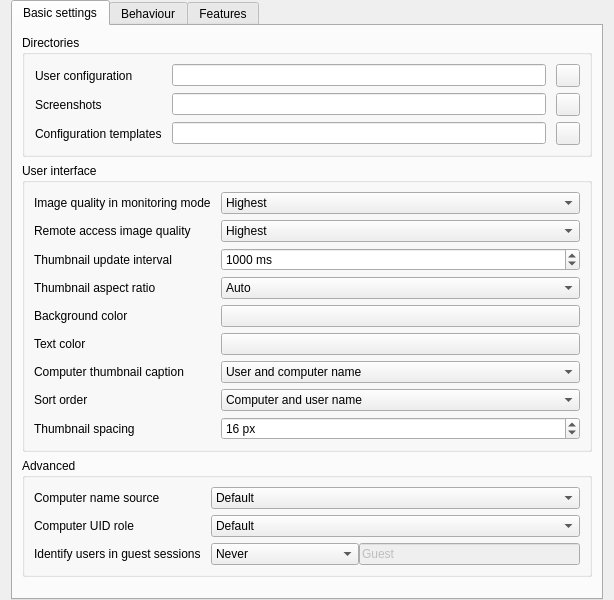
<?xml version="1.0" encoding="UTF-8"?>
<ui version="4.0">
 <class>MasterConfigurationPage</class>
 <widget class="QWidget" name="MasterConfigurationPage">
  <layout class="QVBoxLayout" name="verticalLayout_6">
   <property name="topMargin">
    <number>0</number>
   </property>
   <property name="bottomMargin">
    <number>0</number>
   </property>
   <item>
    <widget class="QTabWidget" name="tabWidget">
     <property name="currentIndex">
      <number>0</number>
     </property>
     <widget class="QWidget" name="tab">
      <attribute name="title">
       <string>Basic settings</string>
      </attribute>
      <layout class="QVBoxLayout" name="verticalLayout_2">
       <item>
        <widget class="QGroupBox" name="groupBox">
         <property name="title">
          <string>Directories</string>
         </property>
         <layout class="QGridLayout" name="gridLayout_3">
          <property name="leftMargin">
           <number>10</number>
          </property>
          <property name="horizontalSpacing">
           <number>10</number>
          </property>
          <item row="1" column="1">
           <widget class="QLineEdit" name="screenshotDirectory"/>
          </item>
          <item row="1" column="0">
           <widget class="QLabel" name="label">
            <property name="text">
             <string>Screenshots</string>
            </property>
           </widget>
          </item>
          <item row="1" column="2">
           <widget class="QToolButton" name="openScreenshotDirectory">
            <property name="icon">
             <iconset resource="../../core/resources/core.qrc">
              <normaloff>:/core/document-open.png</normaloff>:/core/document-open.png</iconset>
            </property>
           </widget>
          </item>
          <item row="0" column="1">
           <widget class="QLineEdit" name="userConfigurationDirectory"/>
          </item>
          <item row="0" column="2">
           <widget class="QToolButton" name="openUserConfigurationDirectory">
            <property name="icon">
             <iconset resource="../../core/resources/core.qrc">
              <normaloff>:/core/document-open.png</normaloff>:/core/document-open.png</iconset>
            </property>
           </widget>
          </item>
          <item row="0" column="0">
           <widget class="QLabel" name="label_2">
            <property name="text">
             <string>User configuration</string>
            </property>
           </widget>
          </item>
          <item row="2" column="0">
           <widget class="QLabel" name="label_15">
            <property name="text">
             <string>Configuration templates</string>
            </property>
           </widget>
          </item>
          <item row="2" column="1">
           <widget class="QLineEdit" name="configurationTemplatesDirectory"/>
          </item>
          <item row="2" column="2">
           <widget class="QToolButton" name="openConfigurationTemplatesDirectory">
            <property name="icon">
             <iconset resource="../../core/resources/core.qrc">
              <normaloff>:/core/document-open.png</normaloff>:/core/document-open.png</iconset>
            </property>
           </widget>
          </item>
         </layout>
        </widget>
       </item>
       <item>
        <widget class="QGroupBox" name="groupBox_4">
         <property name="title">
          <string>User interface</string>
         </property>
         <layout class="QGridLayout" name="gridLayout_2" columnstretch="0,1">
          <property name="horizontalSpacing">
           <number>10</number>
          </property>
          <item row="5" column="0">
           <widget class="QLabel" name="label_9">
            <property name="text">
             <string>Text color</string>
            </property>
           </widget>
          </item>
          <item row="2" column="1">
           <widget class="QSpinBox" name="computerMonitoringUpdateInterval">
            <property name="suffix">
             <string> ms</string>
            </property>
            <property name="minimum">
             <number>250</number>
            </property>
            <property name="maximum">
             <number>10000</number>
            </property>
            <property name="singleStep">
             <number>250</number>
            </property>
            <property name="value">
             <number>1000</number>
            </property>
           </widget>
          </item>
          <item row="4" column="0">
           <widget class="QLabel" name="label_6">
            <property name="text">
             <string>Background color</string>
            </property>
           </widget>
          </item>
          <item row="8" column="0">
           <widget class="QLabel" name="label_11">
            <property name="text">
             <string>Thumbnail spacing</string>
            </property>
           </widget>
          </item>
          <item row="8" column="1">
           <widget class="QSpinBox" name="computerMonitoringThumbnailSpacing">
            <property name="suffix">
             <string> px</string>
            </property>
            <property name="prefix">
             <string/>
            </property>
            <property name="minimum">
             <number>2</number>
            </property>
            <property name="maximum">
             <number>50</number>
            </property>
            <property name="value">
             <number>16</number>
            </property>
           </widget>
          </item>
          <item row="3" column="1">
           <widget class="QComboBox" name="computerMonitoringAspectRatio">
            <item>
             <property name="text">
              <string>Auto</string>
             </property>
            </item>
            <item>
             <property name="text">
              <string notr="true">16:9</string>
             </property>
            </item>
            <item>
             <property name="text">
              <string notr="true">16:10</string>
             </property>
            </item>
            <item>
             <property name="text">
              <string notr="true">3:2</string>
             </property>
            </item>
            <item>
             <property name="text">
              <string notr="true">4:3</string>
             </property>
            </item>
           </widget>
          </item>
          <item row="6" column="0">
           <widget class="QLabel" name="label_8">
            <property name="text">
             <string>Computer thumbnail caption</string>
            </property>
           </widget>
          </item>
          <item row="7" column="1">
           <widget class="QComboBox" name="computerMonitoringSortOrder">
            <item>
             <property name="text">
              <string>Computer and user name</string>
             </property>
            </item>
            <item>
             <property name="text">
              <string>Only user name</string>
             </property>
            </item>
            <item>
             <property name="text">
              <string>Only computer name</string>
             </property>
            </item>
            <item>
             <property name="text">
              <string>Only last part of user name</string>
             </property>
            </item>
           </widget>
          </item>
          <item row="4" column="1">
           <widget class="QPushButton" name="computerMonitoringBackgroundColor"/>
          </item>
          <item row="5" column="1">
           <widget class="QPushButton" name="computerMonitoringTextColor"/>
          </item>
          <item row="6" column="1">
           <widget class="QComboBox" name="computerDisplayRoleContent">
            <item>
             <property name="text">
              <string>User and computer name</string>
             </property>
            </item>
            <item>
             <property name="text">
              <string>Only user name</string>
             </property>
            </item>
            <item>
             <property name="text">
              <string>Only computer name</string>
             </property>
            </item>
           </widget>
          </item>
          <item row="2" column="0">
           <widget class="QLabel" name="label_7">
            <property name="text">
             <string>Thumbnail update interval</string>
            </property>
           </widget>
          </item>
          <item row="7" column="0">
           <widget class="QLabel" name="label_10">
            <property name="text">
             <string>Sort order</string>
            </property>
           </widget>
          </item>
          <item row="3" column="0">
           <widget class="QLabel" name="label_12">
            <property name="text">
             <string>Thumbnail aspect ratio</string>
            </property>
           </widget>
          </item>
          <item row="0" column="1">
           <widget class="QComboBox" name="computerMonitoringImageQuality">
            <item>
             <property name="text">
              <string>Highest</string>
             </property>
            </item>
            <item>
             <property name="text">
              <string>High</string>
             </property>
            </item>
            <item>
             <property name="text">
              <string>Medium</string>
             </property>
            </item>
            <item>
             <property name="text">
              <string>Low</string>
             </property>
            </item>
            <item>
             <property name="text">
              <string>Lowest</string>
             </property>
            </item>
           </widget>
          </item>
          <item row="0" column="0">
           <widget class="QLabel" name="label_13">
            <property name="text">
             <string>Image quality in monitoring mode</string>
            </property>
           </widget>
          </item>
          <item row="1" column="0">
           <widget class="QLabel" name="label_14">
            <property name="text">
             <string>Remote access image quality</string>
            </property>
           </widget>
          </item>
          <item row="1" column="1">
           <widget class="QComboBox" name="remoteAccessImageQuality">
            <item>
             <property name="text">
              <string>Highest</string>
             </property>
            </item>
            <item>
             <property name="text">
              <string>High</string>
             </property>
            </item>
            <item>
             <property name="text">
              <string>Medium</string>
             </property>
            </item>
            <item>
             <property name="text">
              <string>Low</string>
             </property>
            </item>
            <item>
             <property name="text">
              <string>Lowest</string>
             </property>
            </item>
           </widget>
          </item>
         </layout>
        </widget>
       </item>
       <item>
        <widget class="QGroupBox" name="advancedSettingsGroupBox">
         <property name="title">
          <string>Advanced</string>
         </property>
         <layout class="QGridLayout" name="gridLayout_4" columnstretch="0,1">
          <property name="horizontalSpacing">
           <number>10</number>
          </property>
          <item row="1" column="0">
           <widget class="QLabel" name="computerUidRoleContentLabel">
            <property name="text">
             <string>Computer UID role</string>
            </property>
           </widget>
          </item>
          <item row="0" column="0">
           <widget class="QLabel" name="computerNameSourceLabel">
            <property name="text">
             <string>Computer name source</string>
            </property>
           </widget>
          </item>
          <item row="0" column="1">
           <widget class="QComboBox" name="computerNameSource">
            <item>
             <property name="text">
              <string>Default</string>
             </property>
            </item>
            <item>
             <property name="text">
              <string>Host address</string>
             </property>
            </item>
            <item>
             <property name="text">
              <string>Session client address</string>
             </property>
            </item>
            <item>
             <property name="text">
              <string>Session client name</string>
             </property>
            </item>
            <item>
             <property name="text">
              <string>Session host name</string>
             </property>
            </item>
            <item>
             <property name="text">
              <string>Session metadata</string>
             </property>
            </item>
            <item>
             <property name="text">
              <string>Full name of user</string>
             </property>
            </item>
            <item>
             <property name="text">
              <string>User login name</string>
             </property>
            </item>
           </widget>
          </item>
          <item row="1" column="1">
           <widget class="QComboBox" name="computerUidRoleContent">
            <item>
             <property name="text">
              <string>Default</string>
             </property>
            </item>
            <item>
             <property name="text">
              <string>Session meta data hash</string>
             </property>
            </item>
           </widget>
          </item>
          <item row="2" column="0">
           <widget class="QLabel" name="identifyUsersInGuestSessionsLabel">
            <property name="text">
             <string>Identify users in guest sessions</string>
            </property>
           </widget>
          </item>
          <item row="2" column="1">
           <layout class="QHBoxLayout" name="_2">
            <item>
             <widget class="QComboBox" name="guestUserProperty">
              <property name="sizeAdjustPolicy">
               <enum>QComboBox::SizeAdjustPolicy::AdjustToContents</enum>
              </property>
              <item>
               <property name="text">
                <string>Never</string>
               </property>
              </item>
              <item>
               <property name="text">
                <string>If login name matches</string>
               </property>
              </item>
              <item>
               <property name="text">
                <string>If full name matches</string>
               </property>
              </item>
             </widget>
            </item>
            <item>
             <widget class="QLineEdit" name="guestUserValue">
              <property name="enabled">
               <bool>false</bool>
              </property>
              <property name="text">
               <string>Guest</string>
              </property>
             </widget>
            </item>
           </layout>
          </item>
         </layout>
        </widget>
       </item>
       <item>
        <spacer name="verticalSpacer">
         <property name="orientation">
          <enum>Qt::Orientation::Vertical</enum>
         </property>
         <property name="sizeHint" stdset="0">
          <size>
           <width>20</width>
           <height>10</height>
          </size>
         </property>
        </spacer>
       </item>
      </layout>
     </widget>
     <widget class="QWidget" name="tab_3">
      <attribute name="title">
       <string>Behaviour</string>
      </attribute>
      <layout class="QVBoxLayout" name="verticalLayout_4">
       <item>
        <widget class="QGroupBox" name="groupBox_2">
         <property name="title">
          <string>Program start</string>
         </property>
         <layout class="QVBoxLayout" name="verticalLayout_3">
          <item>
           <widget class="QCheckBox" name="accessControlForMasterEnabled">
            <property name="text">
             <string>Perform access control</string>
            </property>
           </widget>
          </item>
          <item>
           <widget class="QCheckBox" name="autoSelectCurrentLocation">
            <property name="text">
             <string>Automatically select current location</string>
            </property>
           </widget>
          </item>
          <item>
           <widget class="QCheckBox" name="autoAdjustMonitoringIconSize">
            <property name="text">
             <string>Automatically adjust computer icon size</string>
            </property>
           </widget>
          </item>
          <item>
           <widget class="QCheckBox" name="autoOpenComputerSelectPanel">
            <property name="text">
             <string>Automatically open computer select panel</string>
            </property>
           </widget>
          </item>
         </layout>
        </widget>
       </item>
       <item>
        <widget class="QGroupBox" name="groupBox_6">
         <property name="title">
          <string>Computer locations</string>
         </property>
         <layout class="QVBoxLayout" name="verticalLayout_5">
          <item>
           <widget class="QCheckBox" name="showCurrentLocationOnly">
            <property name="text">
             <string>Show current location only</string>
            </property>
           </widget>
          </item>
          <item>
           <widget class="QCheckBox" name="allowAddingHiddenLocations">
            <property name="enabled">
             <bool>false</bool>
            </property>
            <property name="text">
             <string>Allow adding hidden locations manually</string>
            </property>
           </widget>
          </item>
          <item>
           <widget class="QCheckBox" name="hideLocalComputer">
            <property name="text">
             <string>Hide local computer</string>
            </property>
           </widget>
          </item>
          <item>
           <widget class="QCheckBox" name="hideOwnSession">
            <property name="text">
             <string>Hide local session</string>
            </property>
           </widget>
          </item>
          <item>
           <widget class="QCheckBox" name="hideEmptyLocations">
            <property name="text">
             <string>Hide empty locations</string>
            </property>
           </widget>
          </item>
          <item>
           <widget class="QCheckBox" name="hideComputerFilter">
            <property name="text">
             <string>Hide computer filter field</string>
            </property>
           </widget>
          </item>
          <item>
           <widget class="QCheckBox" name="expandLocations">
            <property name="text">
             <string>Always expand all locations</string>
            </property>
           </widget>
          </item>
         </layout>
        </widget>
       </item>
       <item>
        <widget class="QGroupBox" name="groupBox_3">
         <property name="title">
          <string>Modes and features</string>
         </property>
         <layout class="QGridLayout" name="gridLayout" columnstretch="0,1">
          <item row="0" column="0" colspan="2">
           <widget class="QCheckBox" name="enforceSelectedModeForClients">
            <property name="text">
             <string>Enforce selected mode for client computers</string>
            </property>
           </widget>
          </item>
          <item row="1" column="0" colspan="2">
           <widget class="QCheckBox" name="confirmUnsafeActions">
            <property name="toolTip">
             <string>Actions such as rebooting or powering down computers</string>
            </property>
            <property name="text">
             <string>Show confirmation dialog for potentially unsafe actions</string>
            </property>
           </widget>
          </item>
          <item row="3" column="1">
           <widget class="QComboBox" name="computerDoubleClickFeature"/>
          </item>
          <item row="3" column="0">
           <widget class="QLabel" name="label_3">
            <property name="text">
             <string>Feature on computer double click:</string>
            </property>
           </widget>
          </item>
          <item row="2" column="0" colspan="2">
           <widget class="QCheckBox" name="showFeatureWindowsOnSameScreen">
            <property name="text">
             <string>Open feature windows on the same screen as the main window</string>
            </property>
           </widget>
          </item>
         </layout>
        </widget>
       </item>
       <item>
        <spacer name="verticalSpacer_2">
         <property name="orientation">
          <enum>Qt::Orientation::Vertical</enum>
         </property>
         <property name="sizeHint" stdset="0">
          <size>
           <width>20</width>
           <height>10</height>
          </size>
         </property>
        </spacer>
       </item>
      </layout>
     </widget>
      <widget class="QWidget" name="tab_2">
       <attribute name="title">
        <string>Features</string>
       </attribute>
       <layout class="QHBoxLayout" name="horizontalLayoutFeatures">
        <item>
         <widget class="QGroupBox" name="groupBoxAllFeatures">
          <property name="title">
           <string>Available features</string>
          </property>
          <layout class="QVBoxLayout" name="verticalLayoutAllFeatures">
           <property name="leftMargin">
            <number>10</number>
           </property>
           <property name="topMargin">
            <number>10</number>
           </property>
           <property name="rightMargin">
            <number>10</number>
           </property>
           <property name="bottomMargin">
            <number>10</number>
           </property>
           <item>
            <widget class="QListWidget" name="allFeaturesListWidget"/>
           </item>
          </layout>
         </widget>
        </item>
        <item>
         <widget class="QGroupBox" name="groupBoxDisabledFeatures">
          <property name="title">
           <string>Disabled features</string>
          </property>
          <layout class="QVBoxLayout" name="verticalLayoutDisabledFeatures">
           <property name="leftMargin">
            <number>10</number>
           </property>
           <property name="topMargin">
            <number>10</number>
           </property>
           <property name="rightMargin">
            <number>10</number>
           </property>
           <property name="bottomMargin">
            <number>10</number>
           </property>
           <item>
            <widget class="QListWidget" name="disabledFeaturesListWidget"/>
           </item>
          </layout>
         </widget>
        </item>
       </layout>
      </widget>
    </widget>
   </item>
  </layout>
 </widget>
 <tabstops>
  <tabstop>tabWidget</tabstop>
  <tabstop>userConfigurationDirectory</tabstop>
  <tabstop>screenshotDirectory</tabstop>
  <tabstop>configurationTemplatesDirectory</tabstop>
  <tabstop>openUserConfigurationDirectory</tabstop>
  <tabstop>openScreenshotDirectory</tabstop>
  <tabstop>openConfigurationTemplatesDirectory</tabstop>
  <tabstop>computerMonitoringImageQuality</tabstop>
  <tabstop>remoteAccessImageQuality</tabstop>
  <tabstop>computerMonitoringUpdateInterval</tabstop>
  <tabstop>computerMonitoringAspectRatio</tabstop>
  <tabstop>computerMonitoringBackgroundColor</tabstop>
  <tabstop>computerMonitoringTextColor</tabstop>
  <tabstop>computerDisplayRoleContent</tabstop>
  <tabstop>computerMonitoringSortOrder</tabstop>
  <tabstop>computerMonitoringThumbnailSpacing</tabstop>
  <tabstop>computerNameSource</tabstop>
  <tabstop>computerUidRoleContent</tabstop>
  <tabstop>guestUserProperty</tabstop>
  <tabstop>guestUserValue</tabstop>
  <tabstop>accessControlForMasterEnabled</tabstop>
  <tabstop>autoSelectCurrentLocation</tabstop>
  <tabstop>autoAdjustMonitoringIconSize</tabstop>
  <tabstop>autoOpenComputerSelectPanel</tabstop>
  <tabstop>showCurrentLocationOnly</tabstop>
  <tabstop>allowAddingHiddenLocations</tabstop>
  <tabstop>hideLocalComputer</tabstop>
  <tabstop>hideOwnSession</tabstop>
  <tabstop>hideEmptyLocations</tabstop>
  <tabstop>hideComputerFilter</tabstop>
  <tabstop>expandLocations</tabstop>
  <tabstop>enforceSelectedModeForClients</tabstop>
  <tabstop>confirmUnsafeActions</tabstop>
  <tabstop>showFeatureWindowsOnSameScreen</tabstop>
  <tabstop>computerDoubleClickFeature</tabstop>
   <tabstop>allFeaturesListWidget</tabstop>
    <tabstop>disabledFeaturesListWidget</tabstop>
 </tabstops>
 <resources>
  <include location="../../core/resources/core.qrc"/>
 </resources>
 <connections>
  <connection>
   <sender>showCurrentLocationOnly</sender>
   <signal>toggled(bool)</signal>
   <receiver>allowAddingHiddenLocations</receiver>
   <slot>setEnabled(bool)</slot>
   <hints>
    <hint type="sourcelabel">
     <x>380</x>
     <y>343</y>
    </hint>
    <hint type="destinationlabel">
     <x>380</x>
     <y>389</y>
    </hint>
   </hints>
  </connection>
  <connection>
   <sender>allFeaturesListWidget</sender>
   <signal>doubleClicked(QModelIndex)</signal>
   <receiver>MasterConfigurationPage</receiver>
   <slot>disableFeature()</slot>
   <hints>
    <hint type="sourcelabel">
     <x>224</x>
     <y>682</y>
    </hint>
    <hint type="destinationlabel">
     <x>444</x>
     <y>413</y>
    </hint>
   </hints>
  </connection>
  <connection>
   <sender>disabledFeaturesListWidget</sender>
   <signal>doubleClicked(QModelIndex)</signal>
   <receiver>MasterConfigurationPage</receiver>
   <slot>enableFeature()</slot>
   <hints>
    <hint type="sourcelabel">
     <x>664</x>
     <y>682</y>
    </hint>
    <hint type="destinationlabel">
     <x>444</x>
     <y>413</y>
    </hint>
   </hints>
   </connection>
  </connections>
 <slots>
  <slot>enableFeature()</slot>
  <slot>disableFeature()</slot>
 </slots>
</ui>
